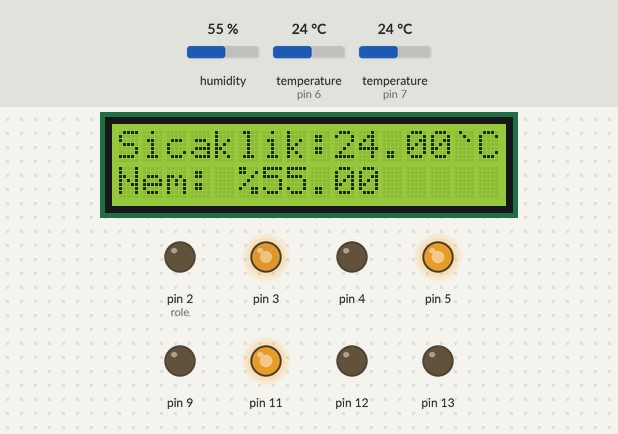
Bench run of a sketch on a simulated Arduino Uno, built with avr-gcc and run on an emulated ATmega328P. Shown: 16×2 character LCD, output pins drawn as LEDs (lit = HIGH). Inputs (shaded band) come from the test bench; at power-on: temperature (sensors on pin 7, pin 6) 24 °C, humidity 55 %. What the sketch prints to the serial monitor is not drawn.

Above: at 4.4 s.
4.5 s: temperature (sensor on pin 7) set to 37.2 °C
At 6.8 s:
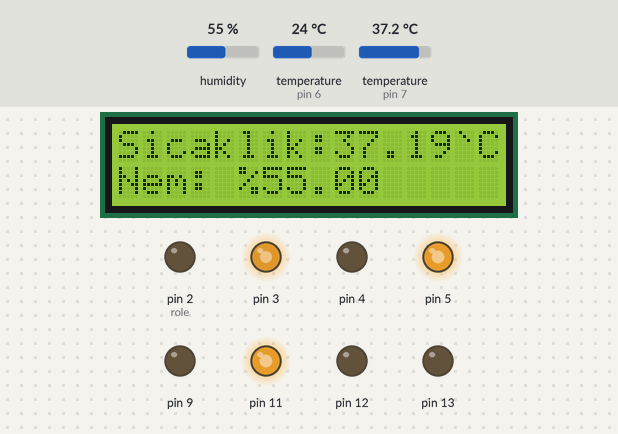
7.1 s: temperature (sensor on pin 7) set to 38.2 °C
At 8.9 s:
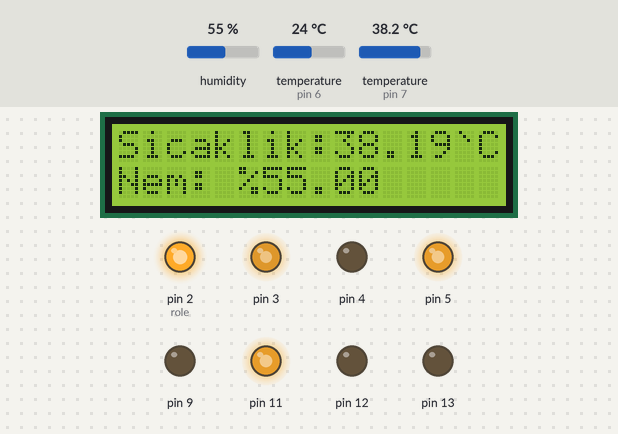
9.9 s: humidity set to 58 %
At 12.4 s:
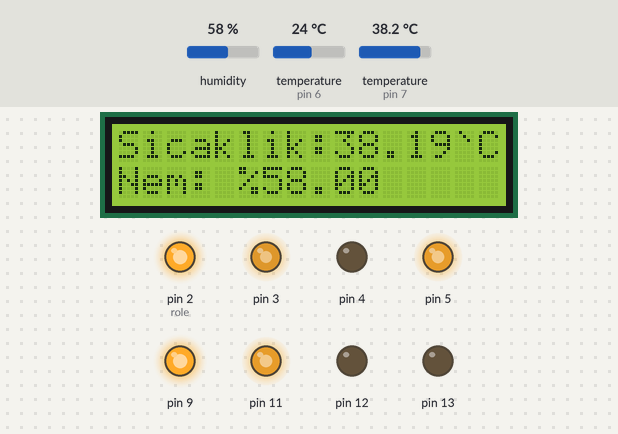
13.5 s: temperature (sensor on pin 7) set to 37.6 °C
At 15.3 s:
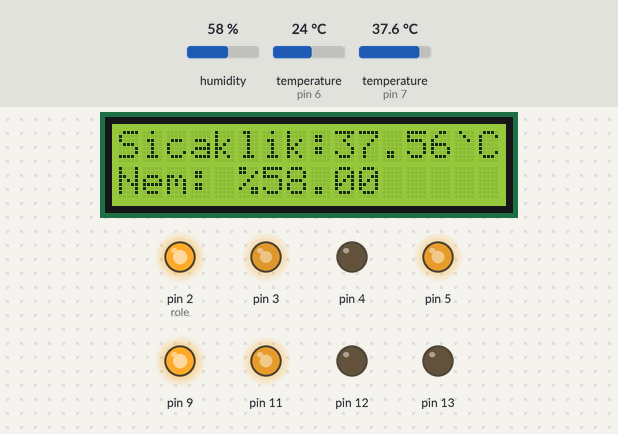
16.1 s: temperature (sensor on pin 7) set to 36.5 °C
At 18.4 s:
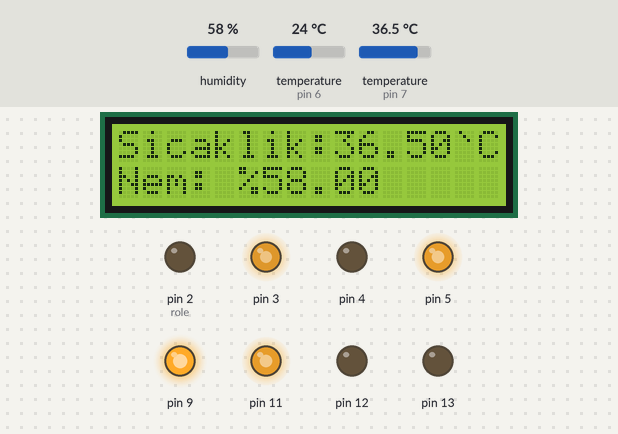
18.9 s: humidity set to 22 %
At 23.2 s:
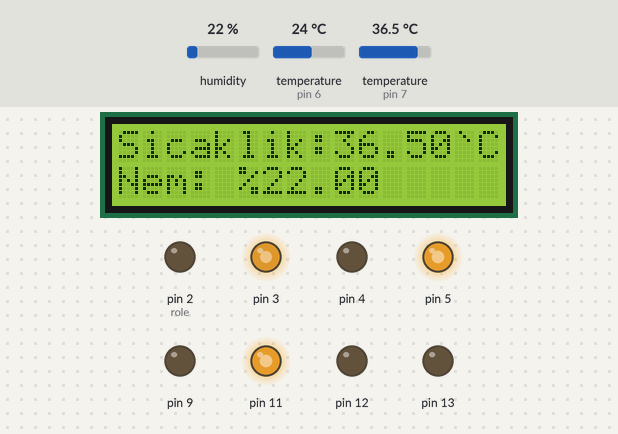
Timing chart, 0 to 24.7 s (numbered marks = the images above; inputs shaded):
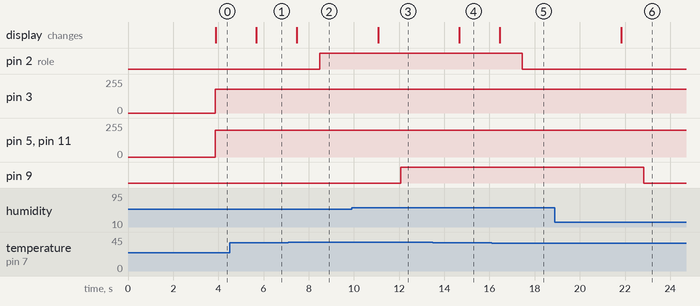

Measured:
- the behaviour switches between 37.5 and 37.6 °C on temperature (sensor on pin 7) (found by bisection; images 1 and 2)
- the behaviour switches between 56 and 57 % on humidity (found by bisection; images 2 and 3)
- the behaviour switches between 37.2 and 37.1 °C on temperature (sensor on pin 7) (found by bisection; images 4 and 5)
- after the input at 4.5 s, the display: changes after 1.2 s (image 1)
- after the input at 7.1 s, pin 2 (role): LOW → HIGH after 1.4 s; the display: changes after 0.38 s (image 2)
- after the input at 9.9 s, pin 9: LOW → HIGH after 2.2 s; the display: changes after 1.2 s (image 3)
- after the input at 13.5 s, the display: changes after 1.2 s (image 4)
- after the input at 16.1 s, pin 2 (role): HIGH → LOW after 1.4 s; the display: changes after 0.35 s (image 5)
- after the input at 18.9 s, pin 9: HIGH → LOW after 3.9 s; the display: changes after 2.9 s (image 6)

The sketch:

dht21.ino
```cpp
//#define dht_apin A0 // Analog Pin sensor is connected to
#include <FaBoLCD_PCF8574.h>
#include <Wire.h>
#include <DHT.h>
#include <OneWire.h>
#include <DallasTemperature.h>

#define DHTPIN 6
#define DHTTYPE DHT21

#define ONE_WIRE_BUS 7

OneWire oneWire(ONE_WIRE_BUS);

DallasTemperature sensors(&oneWire);


float Celsius = 0;

DHT dht(DHTPIN, DHTTYPE);

FaBoLCD_PCF8574 lcd;


int role = 2;


void setup(){

Serial.begin(9600);
Serial.println(F("DHTxx test!"));

  dht.begin();


//LCD KISMI
  lcd.begin(16,2);
  lcd.print("Kulucka Makinesi");
  lcd.setCursor(0,1);
  lcd.print("* DOKUZER *");
  delay(3000);

 //LCD KISMI


 pinMode(role, OUTPUT);
pinMode(3, OUTPUT);
 pinMode(4, OUTPUT);
pinMode(5, OUTPUT);
 pinMode(11, OUTPUT);
 pinMode(12, OUTPUT);
 pinMode(13, OUTPUT);


}//end "setup()"

void loop(){


    float temp = dht.readTemperature();
  float hum = dht.readHumidity();


  Serial.print("Sıcaklık Değeridht21: ");
  Serial.println(temp);
  Serial.print("Sıcaklık Değeri dallas: ");
  Serial.println(Celsius);


 sensors.requestTemperatures();

 Celsius = sensors.getTempCByIndex(0);


analogWrite(3,180);
analogWrite(11,200);

analogWrite(5,200);//GENEL FAN
digitalWrite(4,LOW);


  //Start of Program

analogWrite(11,200);  //SİLKÜLASYON FANI
digitalWrite(12,LOW);


//LCD KISMI
 //lcd.clear();

  lcd.setCursor(0,0);
  lcd.print("Sicaklik:");
  lcd.print(Celsius);
  lcd.print("`C");

  lcd.setCursor(0,1);
  lcd.print("Nem: %");
  lcd.print(hum);
// lcd.clear();
  delay(1000);
//LCD KISMI


if (Celsius<37.1)    //temp yazılı idi
{
digitalWrite(role, LOW);// röle aç
//digitalWrite(5,HIGH); // IŞIK FANI HIZINI MAX YAPTIK.
//digitalWrite(4,LOW);
}

if (Celsius>37.5)    // temp yazılı idi
{
digitalWrite(role, HIGH);//röle kapa
//analogWrite(5,200); // IŞIK FANI HIZINI DÜŞÜRDÜK.
//digitalWrite(4,LOW);
}

if (hum<=55)
{
analogWrite(9,0);


}

if (hum>=57)
{
analogWrite(9,255);
}


}// end loop()
```
